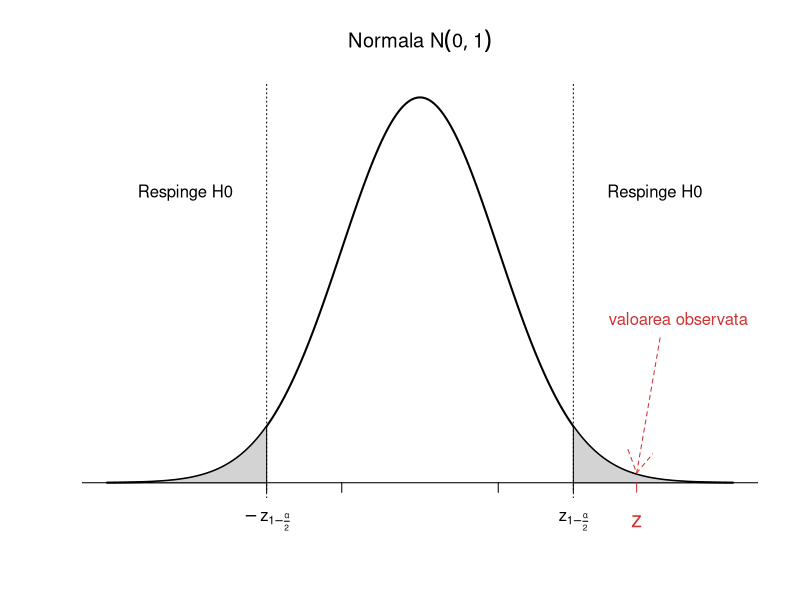
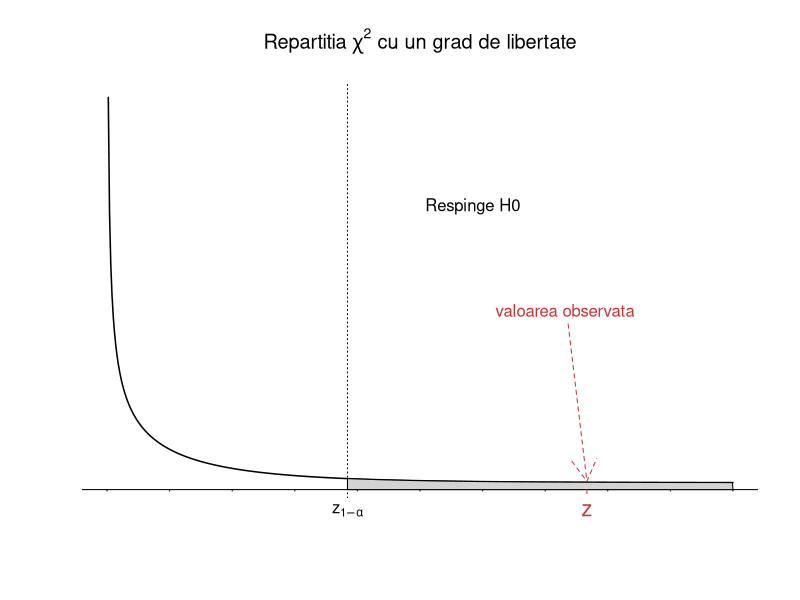
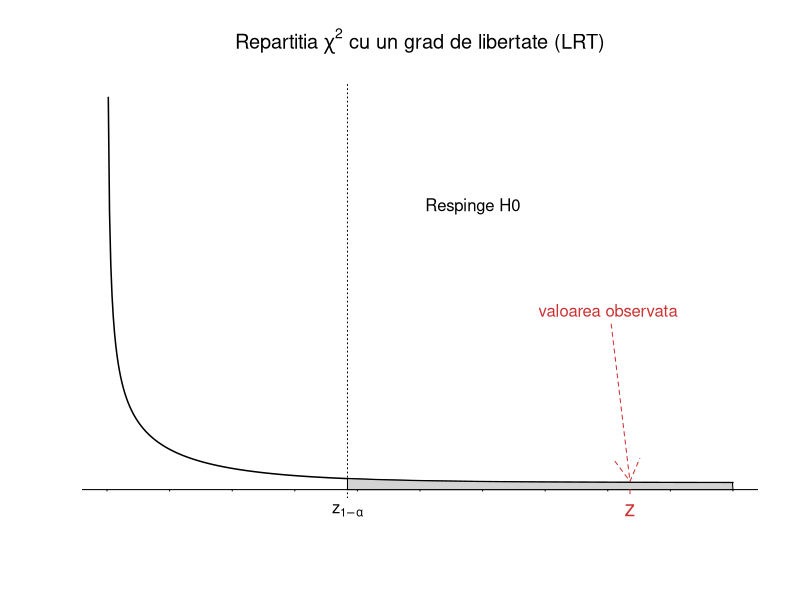
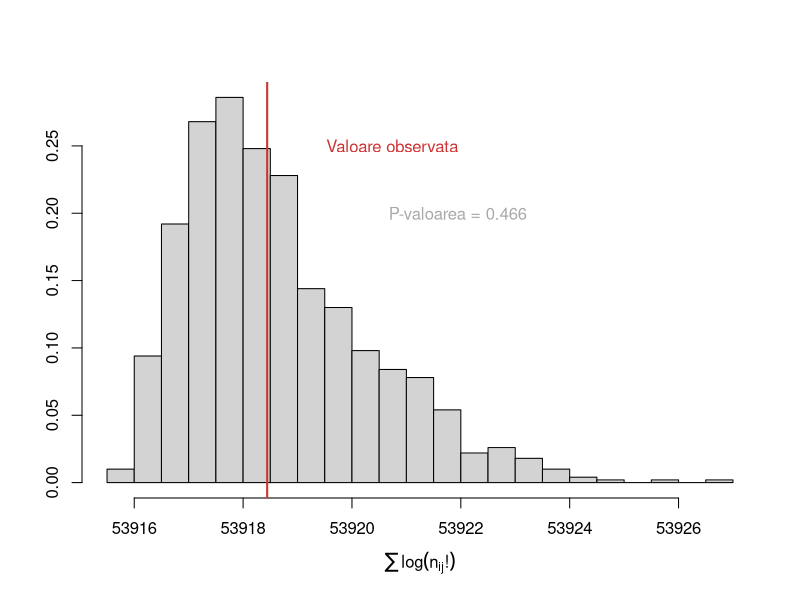

Write R code to recreate these figures, in order.
## ---- chunk 1
n1 = 5000 # nr total cazuri OC
n11 = 13 # nr cazuri cu MI

n2 = 10000 # nr total control non-OC
n21 = 7 # nr control cu MI

p1 = n11/n1
p2 = n21/n2

p = (n11+n21)/(n1+n2) # proportia comuna - pooled p

# Verificam daca putem aplica aproximarea normala 
n1*p*(1-p)>5
n2*p*(1-p)>5

# Calculam statistica de test cu corectia de continuitate
z = (abs(p1-p2)-0.5*(1/n1+1/n2))/sqrt(p*(1-p)*(1/n1+1/n2))
z

# Calcul de p-valoare: test bilateral
pval = min(2*(1-pnorm(z)),1)
pval

# Intervalul de incredere

cat("IC pentru p1-p2 la pragul de semnificatie 95% este \n",
    "IC = [", p1-p2 - qnorm(0.975) *sqrt(p*(1-p)*(1/n1+1/n2)), ",", 
    p1-p2 + qnorm(0.9755) *sqrt(p*(1-p)*(1/n1+1/n2)),"]")

# Intervalul de incredere Agresti & Caffo 2000

p1b = (n11+1)/(n1+2)
p2b = (n21+1)/(n2+2)

cat("IC (Agresti-Caffo) pentru p1-p2 la pragul de semnificatie 95% este \n",
    "IC = [", p1b-p2b - qnorm(0.975) *sqrt(p1b*(1-p1b)/(n1+2)+p2b*(1-p2b)/(n2+2)), ",",
    p1b-p2b + qnorm(0.975) *sqrt(p1b*(1-p1b)/(n1+2)+p2b*(1-p2b)/(n2+2)),"]")

## ---- chunk 2
a = 0.05

z1 = qnorm(a/2)
z2 = -z1

par(bty="n")
x <- seq(-4,4,length=501)
plot(x,dnorm(x),type="l",main = expression(paste("Normala ", N(0,1))),
     xaxt="n",yaxt="n",xlab="",ylab="",lwd=2)

abline(h=0)
x <- c(z1,-1,1,z2)
segments(x,0,x,-0.01,xpd=TRUE)

#desenezi regiunea pe care vrei sa o colorezi
cord.x1=c(-4,seq(-4,z1,0.01),z1)
cord.y1=c(0,dnorm(seq(-4,z1,0.01)),0)
polygon(cord.x1,cord.y1,col="lightgray")

text(z1,-0.04,expression(-z[1-frac(alpha,2)]),xpd=TRUE)


#desenezi regiunea pe care vrei sa o colorezi
cord.x2=c(z2,seq(z2,4,0.01),4)
cord.y2=c(0,dnorm(seq(z2,4,0.01)),0)
polygon(cord.x2,cord.y2,col="lightgray")

text(z2,-0.04,expression(z[1-frac(alpha,2)]),xpd=TRUE)

# liniile verticale care delimiteaza regiunile
abline(v=z1,untf = FALSE, lty=3)
abline(v=z2,untf = FALSE, lty=3)

#textul corespunzator lor 
text(-3, 0.3, "Respinge H0")
text(3, 0.3, "Respinge H0")

#adauga valoarea observata

segments(z,0,z,-0.01,xpd=TRUE, col="brown3")
text(z,-0.04,expression(z),xpd=TRUE, cex = 1.3, col = "brown3")

arrows(z+0.3,0.15, x1=z, y1=0.01, lty = 2, col = "brown3")
text(3.3, 0.17, "valoarea observata", col = "brown3")

## ---- chunk 3
mat = matrix(c(13,4987,5000, 7, 9993, 10000, 20, 14980, 15000),
             ncol = 3, byrow = T, 
             dimnames = list(c("OC", "non-OC", "Total"),
                             c("MI", "non-MI", "Total")))

library(knitr)
kable(mat, align = "ccc")
## ---- chunk 4
# Observat
n11 = 13
n1o = 5000
n12 = n1o-n11

n21 = 7
n2o = 10000
n22 = n2o-n21

no1 = n11+n21
no2 = n12+n22

n = n1o+n2o

#Asteptat
e11 = n1o*no1/n
e12 = n1o*no2/n
e21 = n2o*no1/n
e22 = n2o*no2/n

Mobs = matrix(c(n11,n12,n21,n22),ncol = 2, byrow = T, 
              dimnames = list(c("OC","non-OC"), c("MI", "non-MI")))

Mexp = matrix(c(e11,e12,e21,e22),ncol = 2, byrow = T, 
              dimnames = list(c("OC","non-OC"), c("MI", "non-MI")))
Mexp
## ---- chunk 5
kable(Mexp, align = "cc")
## ---- chunk 6
X2 = (abs(n11-e11)-0.5)^2/e11 + (abs(n12-e12)-0.5)^2/e12 + 
  (abs(n21-e21)-0.5)^2/e21 + (abs(n22-e22)-0.5)^2/e22
X2

pval = 1-pchisq(X2,1) #df = 1
pval
## ---- chunk 7
chisq.test(Mobs)
## ---- chunk 8
a = 0.05
df = 1

z1 = qchisq(1-a, df)

par(bty="n")
x <- seq(0,10,length=501)
plot(x,dchisq(x, df),type="l",
     main = expression(paste("Repartitia ", chi^2, " cu un grad de libertate")),
     xaxt="n",yaxt="n",xlab="",ylab="",lwd=1.5)

abline(h=-0.05)
x <- 0:10 
segments(x,-0.05,x,-0.06,xpd=TRUE)

#desenezi regiunea pe care vrei sa o colorezi
cord.x=c(z1,seq(z1,10,0.01),10)
cord.y=c(-0.05,dchisq(seq(z1,10,0.01), df),-0.05)
polygon(cord.x,cord.y,col="lightgray")

text(z1,-0.2,expression(z[1-alpha]),xpd=TRUE)

# liniile verticale care delimiteaza regiunile
abline(v=z1,untf = FALSE, lty=3)

#textul corespunzator lor 
text(z1+2, 2, "Respinge H0")

#adauga valoarea observata
z = X2
segments(z,-0.05,z,-0.08,xpd=TRUE, col="brown3")
text(z,-0.2,expression(z),xpd=TRUE, cex = 1.3, col = "brown3")

arrows(z-0.3,1.15, x1=z, y1=0.01, lty = 2, col = "brown3")
text(z-0.35, 1.25, "valoarea observata", col = "brown3")

## ---- chunk 9
prop.test(Mobs)
## ---- chunk 10
# Observat
n11 = 13
n1o = 5000
n12 = n1o-n11

n21 = 7
n2o = 10000
n22 = n2o-n21

no1 = n11+n21
no2 = n12+n22

LRT = n11*log((n1o*no1)/(n*n11)) + n12*log((n1o*no2)/(n*n12)) + 
  n21*log((n2o*no1)/(n*n21)) + n22*log((n2o*no2)/(n*n22))
LRT = -2*LRT
LRT

pval = 1-pchisq(LRT,1) #df = 1
pval
## ---- chunk 11
a = 0.05
df = 1

z1 = qchisq(1-a, df)

par(bty="n")
x <- seq(0,10,length=501)
plot(x,dchisq(x, df),type="l",
     main = expression(paste("Repartitia ", chi^2, " cu un grad de libertate (LRT)")),
     xaxt="n",yaxt="n",xlab="",ylab="",lwd=1.5)

abline(h=-0.05)
x <- 0:10 
segments(x,-0.05,x,-0.06,xpd=TRUE)

#desenezi regiunea pe care vrei sa o colorezi
cord.x=c(z1,seq(z1,10,0.01),10)
cord.y=c(-0.05,dchisq(seq(z1,10,0.01), df),-0.05)
polygon(cord.x,cord.y,col="lightgray")

text(z1,-0.2,expression(z[1-alpha]),xpd=TRUE)

# liniile verticale care delimiteaza regiunile
abline(v=z1,untf = FALSE, lty=3)

#textul corespunzator lor 
text(z1+2, 2, "Respinge H0")

#adauga valoarea observata
z = LRT
segments(z,-0.05,z,-0.08,xpd=TRUE, col="brown3")
text(z,-0.2,expression(z),xpd=TRUE, cex = 1.3, col = "brown3")

arrows(z-0.3,1.15, x1=z, y1=0.01, lty = 2, col = "brown3")
text(z-0.35, 1.25, "valoarea observata", col = "brown3")

## ---- chunk 12
LRT1 = function(dat){
  # dat este sub forma de matrice 
  rs = rowSums(dat) # apply(dat, 1, sum)
  cs = colSums(dat) # apply(dat, 2, sum)
  
  n = sum(dat)
  
  expected <- outer(rs,cs,"*")/n
  
  lrt <- -2*sum(dat * log(expected/dat)) 
  
  dm = dim(dat) # dimensiunea tabloului pentru a calcula gradele de libertate
  pval = 1-pchisq(lrt,(dm[1]-1)*(dm[2]-1))
  
  cat("Statistica LRT este ", lrt, "\n")
  cat("P-valoarea testului bazat pe raportul de verosimilitate este ", pval)
  
  return(list(statistic = lrt, pvalue = pval))
}

Mobs = matrix(c(n11,n12,n21,n22),ncol = 2, byrow = T, 
              dimnames = list(c("OC","non-OC"), c("MI", "non-MI")))

LRT1(Mobs) 
## ---- chunk 13
matF = matrix(c(2,23,25, 5, 30, 35, 7, 53, 60),ncol = 3, byrow = T, 
             dimnames = list(c("non-CVD", "CVD", "Total"),
                             c("Ridicat Sare", "Scazut Sare", "Total")))

kable(matF, align = "ccc")
## ---- chunk 14
# Observat
n11 = 2
n1o = 25
n12 = n1o-n11

n21 = 5
n2o = 35
n22 = n2o-n21

no1 = n11+n21
no2 = n12+n22

n = n1o+n2o

#Asteptat
e11 = n1o*no1/n
e12 = n1o*no2/n
e21 = n2o*no1/n
e22 = n2o*no2/n

MobsF = matrix(c(n11,n12,n21,n22),ncol = 2, byrow = T, 
               dimnames = list(c("non-CVD", "CVD"), c("Ridicat Sare", "Scazut Sare")))

MexpF = matrix(c(e11,e12,e21,e22),ncol = 2, byrow = T, 
               dimnames = list(c("non-CVD", "CVD"), c("Ridicat Sare", "Scazut Sare")))
MexpF
## ---- chunk 15
kable(MexpF, align = "cc")
## ---- chunk 16
# Testul lui Pearson (Hi patrat)

chisq.test(MobsF)

# Testul bazat pe raportul de verosimilitate

LRT1(MobsF)
## ---- chunk 17
# Fixez marginalele

n1o = 25
n2o = 35
  
no1 = 7
no2 = 53

for (i in 0:7){
  cat("-------------------------------------\n")
  cat("Tabelul ", i+1, " :\n")
  
  # calculez valorile din tabel
  n11 = i
  n12 = n1o - n11
  n21 = no1 - n11
  n22 = no2 - n12
  
  MobsF1 = matrix(c(n11,n12,n21,n22),ncol = 2, byrow = T, 
                  dimnames = list(c("non-CVD", "CVD"), c("Ridicat Sare", "Scazut Sare")))
  
  print(MobsF1)
  
  cat("Probabilitatea de a obtine tabelul ", i+1, " este ", 
      dhyper(i, no1, no2, n1o), "\n")
  cat("-------------------------------------\n")
}
## ---- chunk 18
fisher.test(MobsF)
## ---- chunk 19
n1o = 25
n2o = 35
  
no1 = 7
no2 = 53

n11 = 2
  
ps = dhyper(0:no1, no1, no2, n1o)
pobs = dhyper(n11, no1, no2, n1o)

pval = sum(ps[ps<=pobs])
pval
## ---- chunk 20
matMN = matrix(c(526,95,621, 515, 106, 621, 1041, 201, 1242),
               ncol = 3, byrow = T, 
             dimnames = list(c("A", "B", "Total"),
                             c("Supravietuit", "Decedat", "Total")))

kable(matMN, align = "ccc")
## ---- chunk 21
M1csq = matrix(c(526,95,515,106),ncol = 2, byrow = T)
chisq.test(M1csq)
## ---- chunk 22
matMN2 = matrix(c(510,16,526, 5, 90, 95, 515, 106, 621),
                ncol = 3, byrow = T, 
             dimnames = list(c("Supravietuit", "Decedat", "Total"),
                             c("Supravietuit", "Decedat", "Total")))

kable(matMN2, align = "ccc")
## ---- chunk 23
M1 = matrix(c(510,16,5,90),ncol = 2, byrow = T, 
           dimnames = list(c("Supravietuit", "Decedat"), 
                           c("Supravietuit", "Decedat")))
mcnemar.test(M1)
## ---- chunk 24
matAA = rbind(c(122, 117, 19, 244),
           c(1781, 1351, 288,3301),
           c(353, 269, 60, 713))

matAA2 = rbind(c(122, 117, 19, 244, 502),
           c(1781, 1351, 288,3301, 6721),
           c(353, 269, 60, 713, 1395),
           c(2256, 1737, 367, 4258, 8618))

dimnames(matAA2) = list(c("Florida", "Iowa", "Missouri", "Total"),
                        c("A", "B", "AB", "O", "Total"))

kable(matAA2, align = "cccc")
## ---- chunk 25
  matAA_observed = rbind(c(122, 117, 19, 244),
           c(1781, 1351, 288, 3301),
           c(353, 269, 60, 713))

  rs = rowSums(matAA_observed) 
  cs = colSums(matAA_observed) 
  
  n = sum(matAA_observed)
  
  matAA_expected <- outer(rs,cs,"*")/n
## ---- chunk 26
matAA_expected2 = matrix(rep(0, 20), ncol = 5)

matAA_expected2[1:3,1:4] = matAA_expected
matAA_expected2[4,1:4] = colSums(matAA_expected)
matAA_expected2[1:3,5] = rowSums(matAA_expected) 
matAA_expected2[4,5] = sum(matAA_expected)

dimnames(matAA_expected2) = list(c("Florida", "Iowa", "Missouri", "Total"),
                                c("A", "B", "AB", "O", "Total"))

kable(matAA_expected2, align = "cccc")
## ---- chunk 27
chisq.test(matAA_observed)
## ---- chunk 28
LRT1(matAA_observed)
## ---- chunk 29
fisher <- function(tab, n.sim=1000, return.all=FALSE, prnt=FALSE){
  bot0 <- sum(lgamma(tab+1))# lgamma - logaritm natural din gamma - logaritm din factorial

  bot <- 1:n.sim
  a <- list(rep(row(tab),tab), rep(col(tab),tab))
  for(i in 1:n.sim) {
    a[[1]] <- sample(a[[1]])
    bot[i] <- sum(lgamma(table(a)+1))
    if(prnt) { if(i == round(i/10)*10) cat(i,"\n") }
  }
  if(return.all) return(list(bot0, bot, mean(bot0 <= bot)))
  cat("P-valoarea aproximata cu Monte Carlo este ", mean(bot0 <= bot))
}

set.seed(5)
fisher(matAA_observed)
## ---- chunk 30
set.seed(5)
a = fisher(matAA_observed, return.all = TRUE)

# x = seq(0,20, 0.01)

hist(a[[2]], 
     breaks = 25, 
     freq = FALSE, 
     main = "",
     ylab = "",
     xlab = expression(sum(log( n[ij] * "!" ))),
     col = "lightgray")
abline(v = a[[1]], col = "brown3", lwd = 2)
text(a[[1]]+2.3, 0.25, "Valoare observata", col = "brown3")
text(a[[1]]+3.5, 0.2, paste("P-valoarea =", a[[3]]), col = "darkgray")
# lines(x+min(a[[2]]), dchisq(x, 6))
## ---- chunk 31
fisher.test(matAA_observed, simulate.p.value = TRUE, B = 1000)
